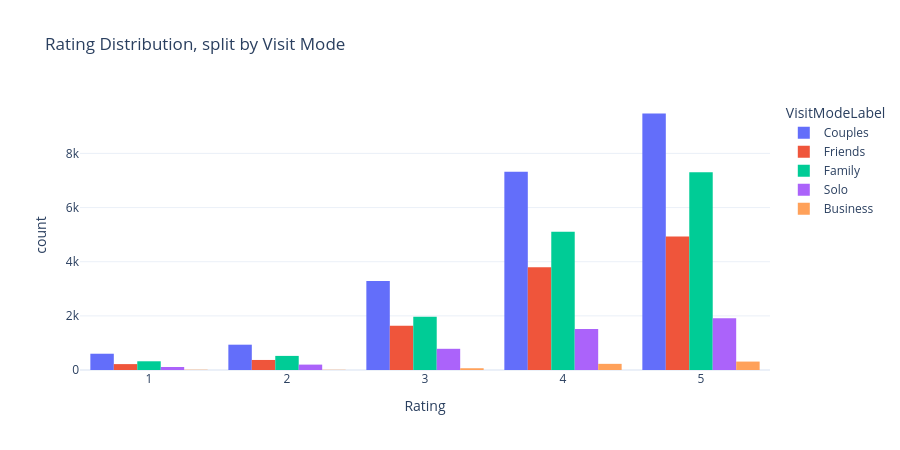

The notebook cell saved with this chart:
### Markdown cell above
### ⭐ 6.3 Rating distribution

### Code cell
fig = px.histogram(
    master, x="Rating", nbins=5, color="VisitModeLabel", barmode="group",
    title="Rating Distribution, split by Visit Mode"
)
fig.update_layout(height=450, bargap=0.15)
fig.show()

print(master["Rating"].describe())

### Figure 1 — Plotly figure (JSON) as saved in the notebook; plotly's stock layout.template omitted (floating-point values rounded to 4 significant figures; data arrays with more than 128 entries replaced by an {"elided": "..."} marker saying what was removed)
{"data": [{"alignmentgroup": "True", "bingroup": "x", "hovertemplate": "VisitModeLabel=Couples<br>Rating=%{x}<br>count=%{y}<extra></extra>", "legendgroup": "Couples", "marker": {"color": "#636efa", "pattern": {"shape": ""}}, "name": "Couples", "nbinsx": 5, "offsetgroup": "Couples", "orientation": "v", "showlegend": true, "type": "histogram", "x": {"elided": "21617 int values"}, "xaxis": "x", "yaxis": "y"}, {"alignmentgroup": "True", "bingroup": "x", "hovertemplate": "VisitModeLabel=Friends<br>Rating=%{x}<br>count=%{y}<extra></extra>", "legendgroup": "Friends", "marker": {"color": "#EF553B", "pattern": {"shape": ""}}, "name": "Friends", "nbinsx": 5, "offsetgroup": "Friends", "orientation": "v", "showlegend": true, "type": "histogram", "x": {"elided": "10944 int values"}, "xaxis": "x", "yaxis": "y"}, {"alignmentgroup": "True", "bingroup": "x", "hovertemplate": "VisitModeLabel=Family<br>Rating=%{x}<br>count=%{y}<extra></extra>", "legendgroup": "Family", "marker": {"color": "#00cc96", "pattern": {"shape": ""}}, "name": "Family", "nbinsx": 5, "offsetgroup": "Family", "orientation": "v", "showlegend": true, "type": "histogram", "x": {"elided": "15215 int values"}, "xaxis": "x", "yaxis": "y"}, {"alignmentgroup": "True", "bingroup": "x", "hovertemplate": "VisitModeLabel=Solo<br>Rating=%{x}<br>count=%{y}<extra></extra>", "legendgroup": "Solo", "marker": {"color": "#ab63fa", "pattern": {"shape": ""}}, "name": "Solo", "nbinsx": 5, "offsetgroup": "Solo", "orientation": "v", "showlegend": true, "type": "histogram", "x": {"elided": "4523 int values"}, "xaxis": "x", "yaxis": "y"}, {"alignmentgroup": "True", "bingroup": "x", "hovertemplate": "VisitModeLabel=Business<br>Rating=%{x}<br>count=%{y}<extra></extra>", "legendgroup": "Business", "marker": {"color": "#FFA15A", "pattern": {"shape": ""}}, "name": "Business", "nbinsx": 5, "offsetgroup": "Business", "orientation": "v", "showlegend": true, "type": "histogram", "x": {"elided": "623 int values"}, "xaxis": "x", "yaxis": "y"}], "layout": {"bargap": 0.15, "barmode": "group", "height": 450, "legend": {"title": {"text": "VisitModeLabel"}, "tracegroupgap": 0}, "title": {"text": "Rating Distribution, split by Visit Mode"}, "xaxis": {"anchor": "y", "domain": [0, 1], "title": {"text": "Rating"}}, "yaxis": {"anchor": "x", "domain": [0, 1], "title": {"text": "count"}}}}
